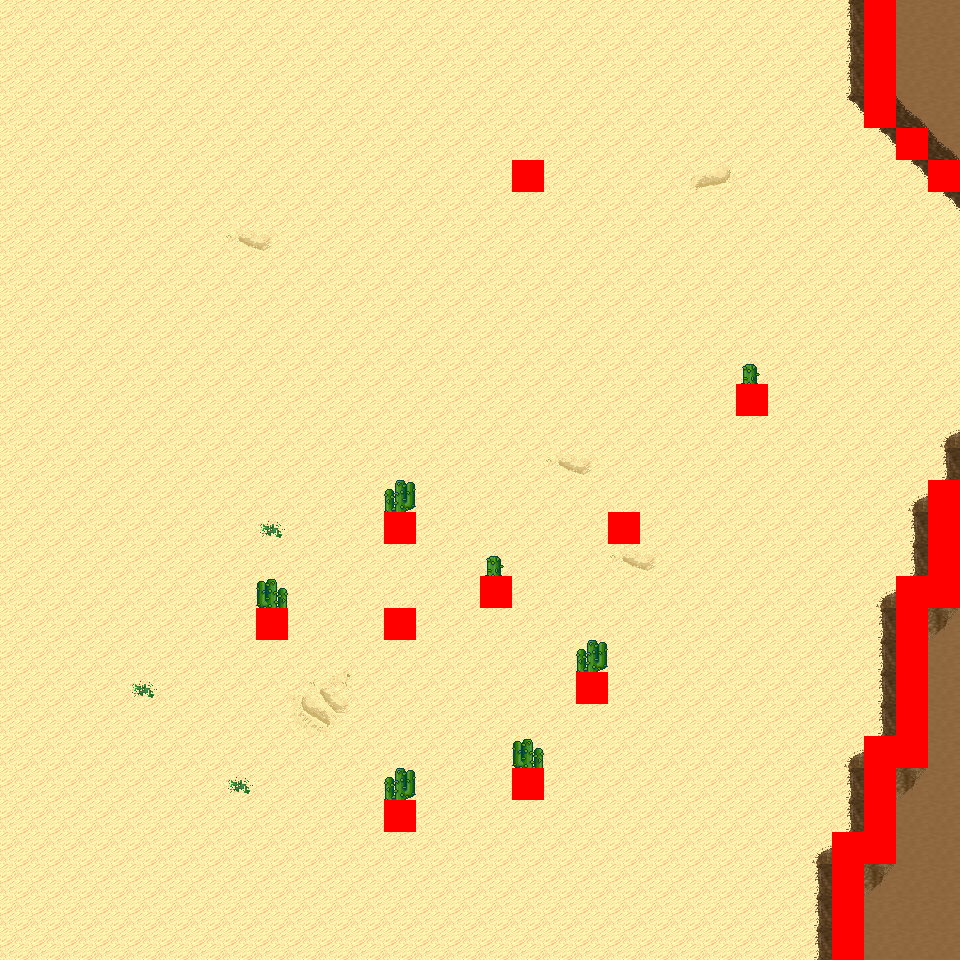

A 2D game scene composited from a Tiled map and its tileset images. What follows is a short description and the map's XML, with each tile layer's data collapsed to a summary:
An orthogonal 30x30 tile map with 32x32 px tiles, 6 tile layers (Ground, Object, Object2, Above, ...), 12 tilesets and 8 objects (8x mapExit).

<map version="1.0" orientation="orthogonal" renderorder="right-down" width="30" height="30" tilewidth="32" tileheight="32" nextobjectid="9">
  <tileset firstgid="1" name="tileset_logic_collision" tilewidth="32" tileheight="32" tilecount="1" columns="1">
    <image source="../drawable/tileset_logic_collision.png" width="32" height="32" />
  </tileset>
  <tileset firstgid="2" name="tileset_ground_ground" tilewidth="32" tileheight="32" tilecount="33" columns="3">
    <image source="../drawable/tileset_ground_ground.png" width="96" height="352" />
  </tileset>
  <tileset firstgid="35" name="tileset_ground_ridge_earth_pale" tilewidth="32" tileheight="32" tilecount="96" columns="12">
    <image source="../drawable/tileset_ground_ridge_earth_pale.png" width="384" height="256" />
  </tileset>
  <tileset firstgid="131" name="tileset_ground_ridge_earth_dark" tilewidth="32" tileheight="32" tilecount="96" columns="12">
    <image source="../drawable/tileset_ground_ridge_earth_dark.png" width="384" height="256" />
  </tileset>
  <tileset firstgid="227" name="tileset_terrain_desert" tilewidth="32" tileheight="32" tilecount="88" columns="8">
    <image source="../drawable/tileset_terrain_desert.png" width="256" height="352" />
  </tileset>
  <tileset firstgid="315" name="tileset_ground_sand_2" tilewidth="32" tileheight="32" tilecount="15" columns="5">
    <image source="../drawable/tileset_ground_sand_2.png" width="160" height="96" />
  </tileset>
  <tileset firstgid="330" name="tileset_plant_tree_evergreen" tilewidth="32" tileheight="32" tilecount="36" columns="3">
    <image source="../drawable/tileset_plant_tree_evergreen.png" width="96" height="384" />
  </tileset>
  <tileset firstgid="366" name="tileset_plant_cactus_2" tilewidth="32" tileheight="32" tilecount="10" columns="5">
    <image source="../drawable/tileset_plant_cactus_2.png" width="160" height="64" />
  </tileset>
  <tileset firstgid="376" name="tileset_plant_cactus" tilewidth="32" tileheight="32" tilecount="2" columns="1">
    <image source="../drawable/tileset_plant_cactus.png" width="32" height="64" />
  </tileset>
  <tileset firstgid="378" name="tileset_plant_bush_various_small" tilewidth="32" tileheight="32" tilecount="9" columns="3">
    <image source="../drawable/tileset_plant_bush_various_small.png" width="96" height="96" />
  </tileset>
  <tileset firstgid="387" name="tileset_plant_tree_tree_green" tilewidth="32" tileheight="32" tilecount="80" columns="8">
    <image source="../drawable/tileset_plant_tree_tree_green.png" width="256" height="352" />
  </tileset>
  <tileset firstgid="467" name="tileset_building_fence_fence_chunky" tilewidth="32" tileheight="32" tilecount="21" columns="3">
    <image source="../drawable/tileset_building_fence_fence_chunky.png" width="96" height="224" />
  </tileset>
  <layer name="Ground" width="30" height="30">
    <data>[900 cells, 900 non-empty, 12 distinct tile ids]</data>
  </layer>
  <layer name="Object" width="30" height="30">
    <data>[900 cells, 62 non-empty, 14 distinct tile ids]</data>
  </layer>
  <layer name="Object2" width="30" height="30">
    <data>[900 cells, 0 non-empty, 0 distinct tile ids]</data>
  </layer>
  <layer name="Above" width="30" height="30">
    <data>[900 cells, 7 non-empty, 3 distinct tile ids]</data>
  </layer>
  <layer name="Above2" width="30" height="30">
    <data>[900 cells, 0 non-empty, 0 distinct tile ids]</data>
  </layer>
  <layer name="Walkable" width="30" height="30">
    <data>[900 cells, 34 non-empty, 1 distinct tile ids]</data>
  </layer>
  <objectgroup name="MapEvents">
    <object id="1" name="north" type="mapExit" x="0" y="0" width="864" height="32">
      <properties>
        <property name="map" value="level_0_x52_y110" />
        <property name="x" value="0" />
        <property name="y" value="28" />
      </properties>
    </object>
    <object id="2" name="north2" type="mapExit" x="896" y="0" width="64" height="32">
      <properties>
        <property name="map" value="level_0_x52_y110" />
        <property name="x" value="28" />
        <property name="y" value="28" />
      </properties>
    </object>
    <object id="3" name="south" type="mapExit" x="0" y="928" width="832" height="32">
      <properties>
        <property name="map" value="level_0_x52_y112" />
        <property name="x" value="0" />
        <property name="y" value="1" />
      </properties>
    </object>
    <object id="4" name="south2" type="mapExit" x="864" y="928" width="96" height="32">
      <properties>
        <property name="map" value="level_0_x52_y112" />
        <property name="x" value="27" />
        <property name="y" value="1" />
      </properties>
    </object>
    <object id="5" name="west" type="mapExit" x="0" y="0" width="32" height="960">
      <properties>
        <property name="map" value="level_0_x51_y111" />
        <property name="x" value="28" />
        <property name="y" value="0" />
      </properties>
    </object>
    <object id="6" name="east" type="mapExit" x="928" y="0" width="32" height="160">
      <properties>
        <property name="map" value="level_0_x53_y111" />
        <property name="x" value="1" />
        <property name="y" value="0" />
      </properties>
    </object>
    <object id="7" name="east2" type="mapExit" x="928" y="192" width="32" height="288">
      <properties>
        <property name="map" value="level_0_x53_y111" />
        <property name="x" value="1" />
        <property name="y" value="6" />
      </properties>
    </object>
    <object id="8" name="east3" type="mapExit" x="928" y="608" width="32" height="352">
      <properties>
        <property name="map" value="level_0_x53_y111" />
        <property name="x" value="1" />
        <property name="y" value="19" />
      </properties>
    </object>
  </objectgroup>
</map>
